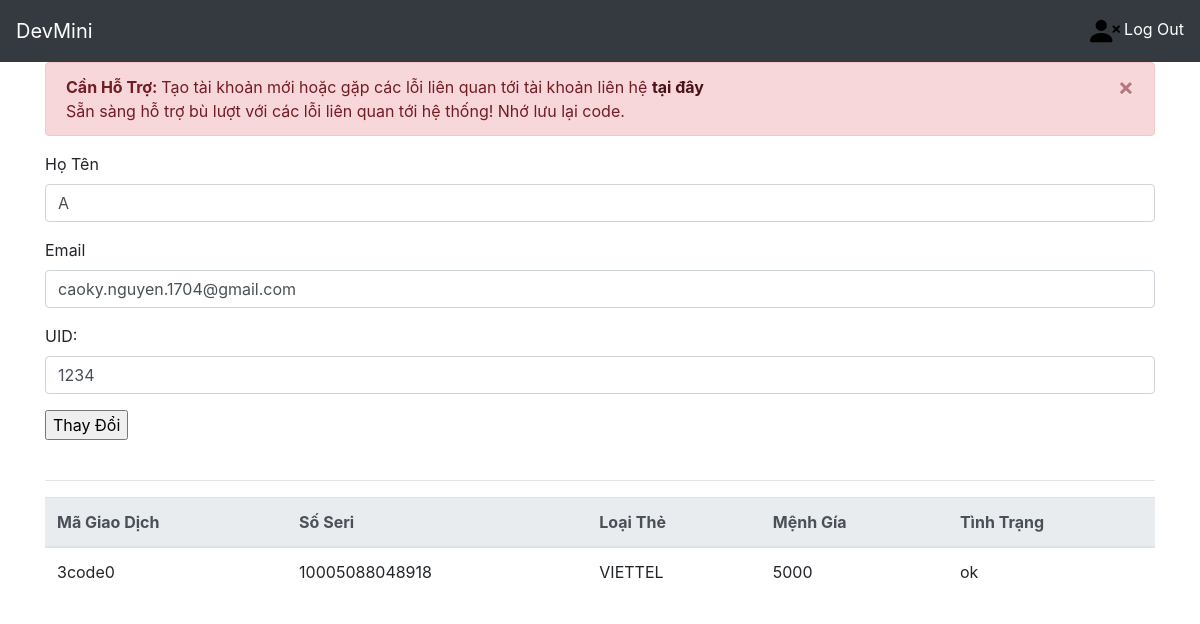
Screenshot of /information/ (signed in) with the database file from the repository.
### home/models.py (models this page shows)
class MyUser(AbstractUser):
    luot=models.IntegerField(default=0)
    name=models.CharField(max_length=100,default="")
    uid=models.IntegerField(default=0)
    isAdmin = models.BooleanField(default=False)
    isMod = models.BooleanField(default=False)
    madonhang=models.IntegerField(default=0)

class NapThe(models.Model):
    telco=models.CharField(max_length=50,default="")
    amount=models.CharField(max_length=50,default="")
    serial=models.CharField(max_length=50,default="")
    code=models.CharField(max_length=50,default="")
    madonhang=models.CharField(max_length=50,default="")
    trangthai=models.CharField(max_length=50,default="")
    date = models.DateTimeField(auto_now_add=True)

### home/views.py (the view)
# urls.py: path('information/',views.edit_profile,name="edit_profile"),
def edit_profile(request):
   form = EditProfile()
   nick=request.user.username
   i_d=str(request.user.id)+'code'
   if request.method == 'POST':
      form=EditProfile(request.POST)
      if form.is_valid():
         form.save(nick)
      return HttpResponseRedirect('/')
   return render(request, 'pages/editprofile.html', {'form': form,'Card':NapThe.objects.filter(madonhang__contains= i_d)})

### home/forms.py (shortened to what this page needs)
class EditProfile(forms.Form):
    name=forms.CharField(max_length=100)
    uid=forms.IntegerField()
    email=forms.CharField(max_length=100)

### home/templates/pages/editprofile.html (shortened to what this page needs)
{% extends "pages/base.html" %}
{% block menu %}
<form action="." method="POST">
    <div class="form-group">
        <label for="exampleFormControlInput1">Họ Tên</label>
            <input type="text" class="form-control" name="name" value="{{user.name}}" placeholder="{{user.name}}">
    </div>
    <div class="form-group">
        <label for="exampleFormControlInput1">Email</label>
            <input type="email" class="form-control" name="email" value="{{user.email}}" placeholder="{{user.email}}">
    </div>
    <div class="form-group">
        <label>UID:</label>
        <input type="text" class="form-control" value="{{user.uid}}" name="uid" placeholder="UID">
    </div>
    <input type="submit" value="Thay Đổi"/>
</form>
<br>
<hr>
<table class="table">
  <thead class="thead-light">
    <tr>
      <th scope="col">Mã Giao Dịch</th>
      <th scope="col">Số Seri</th>
      <th scope="col">Loại Thẻ</th>
      <th scope="col">Mệnh Gía</th>
      <th scope="col">Tình Trạng</th>
    </tr>
  </thead>
  <tbody>
  {% for card in Card %}
    <tr>
      <td>{{card.madonhang}}</td>
      <td>{{card.serial}}</td>
      <td>{{card.telco}}</td>
      <td>{{card.amount}}</td>
      <td>{{card.trangthai}}</td>
    </tr>
    {% endfor %}
  </tbody>
</table>
{% endblock %}

### rows the page displays
MyUser: name "A", email "caoky.nguyen.1704@gmail.com", uid "1234"
NapThe: madonhang "3code0", serial "10005088048918", telco "VIETTEL", amount "5000", trangthai "ok"
